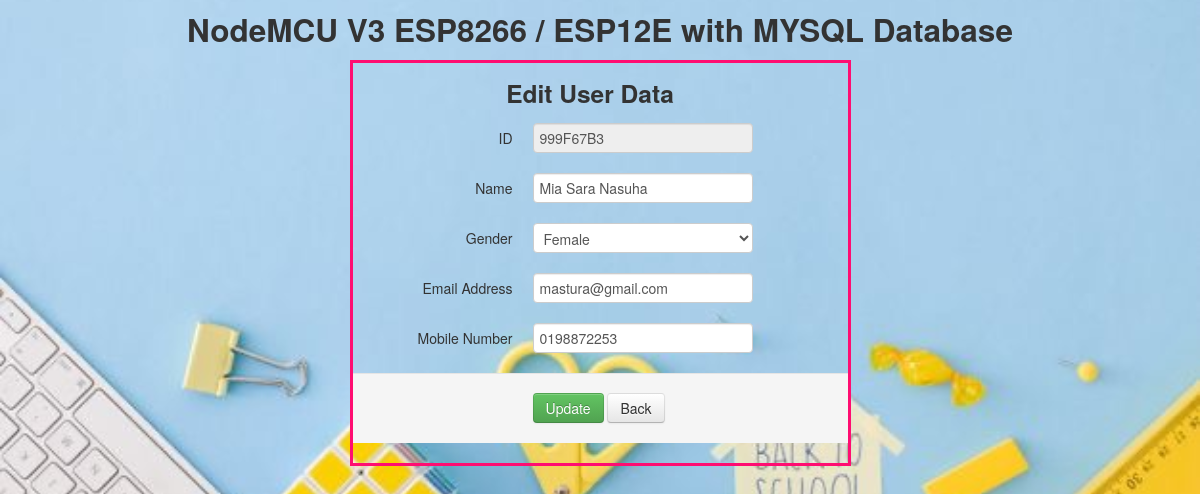
/user data edit page.php?id=999F67B3, run on the app's committed database.
### tables this page shows
CREATE TABLE `pelajar` (
  `idpelajar` int(11) NOT NULL,
  `norfid` varchar(100) NOT NULL,
  `name` varchar(100) NOT NULL,
  `gender` varchar(100) NOT NULL,
  `email` varchar(100) NOT NULL,
  `mobile` varchar(100) NOT NULL
);

### user data edit page.php (the view, shortened to what this page needs)
<?php
    $id = null;
    if ( !empty($_GET['id'])) {
        $id = $_REQUEST['id'];
    }
    $pdo = Database::connect();
	$pdo->setAttribute(PDO::ATTR_ERRMODE, PDO::ERRMODE_EXCEPTION);
	$sql = "SELECT * FROM pelajar where norfid = ?";
	$q = $pdo->prepare($sql);
	$q->execute(array($id));
	$data = $q->fetch(PDO::FETCH_ASSOC);
?>
<!DOCTYPE html>
<html lang="en">
<html>
	<head>
		<link href="css/bootstrap.min.css" rel="stylesheet">
	</head>
	<body>
		<h2 align="center">NodeMCU V3 ESP8266 / ESP12E with MYSQL Database</h2>
		<div class="container">
			<div class="center" style="margin: 0 auto; width:495px; border-style: solid; border-color: #FF0D71;">
				<div class="row">
					<h3 align="center">Edit User Data</h3>
				</div>
				<form class="form-horizontal" action="user data edit tb.php?id=<?php echo $id?>" method="post">
					<div class="control-group">
						<label class="control-label">ID</label>
						<div class="controls">
							<input name="norfid" type="text"  placeholder="" value="<?php echo $data['norfid'];?>" readonly>
						</div>
					</div>
					<div class="control-group">
						<label class="control-label">Name</label>
						<div class="controls">
							<input name="name" type="text"  placeholder="" value="<?php echo $data['name'];?>" required>
						</div>
					</div>
					<div class="control-group">
						<label class="control-label">Gender</label>
						<div class="controls">
							<select name="gender" id="mySelect">
								<option value="Female">Female</option>
							</select>
						</div>
					</div>
					<div class="control-group">
						<label class="control-label">Email Address</label>
						<div class="controls">
							<input name="email" type="text" placeholder="" value="<?php echo $data['email'];?>" required>
						</div>
					</div>
					<div class="control-group">
						<label class="control-label">Mobile Number</label>
						<div class="controls">
							<input name="mobile" type="text"  placeholder="" value="<?php echo $data['mobile'];?>" required>
						</div>
					</div>
					<div class="form-actions">
						<button type="submit" class="btn btn-success">Update</button>
						<a class="btn" href="user data.php">Back</a>
					</div>
				</form>
			</div>
		</div>
	</body>
</html>

### user data edit page.php (style rules this page uses)
body { background-image: url("bg8.jpg"); background-position: center; background-size: cover; }
html { font-family: Arial; display: inline-block; margin: 0px auto; }

### data on the page
pelajar: norfid "999F67B3", name "Mia Sara Nasuha", email "mastura@gmail.com", mobile "0198872253"
